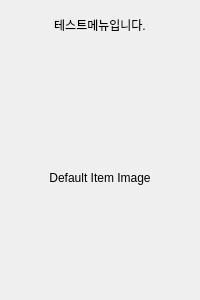
<?xml version="1.0" encoding="UTF-8"?>
<ui version="4.0">
 <class>Form</class>
 <widget class="QWidget" name="Form">
  <property name="geometry">
   <rect>
    <x>0</x>
    <y>0</y>
    <width>200</width>
    <height>300</height>
   </rect>
  </property>
  <property name="sizePolicy">
   <sizepolicy hsizetype="Minimum" vsizetype="Preferred">
    <horstretch>0</horstretch>
    <verstretch>0</verstretch>
   </sizepolicy>
  </property>
  <property name="minimumSize">
   <size>
    <width>200</width>
    <height>300</height>
   </size>
  </property>
  <property name="maximumSize">
   <size>
    <width>200</width>
    <height>300</height>
   </size>
  </property>
  <property name="windowTitle">
   <string>Form</string>
  </property>
  <property name="autoFillBackground">
   <bool>false</bool>
  </property>
  <property name="styleSheet">
   <string notr="true"/>
  </property>
  <layout class="QGridLayout" name="gridLayout">
   <property name="leftMargin">
    <number>0</number>
   </property>
   <property name="topMargin">
    <number>0</number>
   </property>
   <property name="rightMargin">
    <number>0</number>
   </property>
   <property name="bottomMargin">
    <number>0</number>
   </property>
   <item row="1" column="0">
    <widget class="QLabel" name="menuImg">
     <property name="sizePolicy">
      <sizepolicy hsizetype="Minimum" vsizetype="MinimumExpanding">
       <horstretch>0</horstretch>
       <verstretch>0</verstretch>
      </sizepolicy>
     </property>
     <property name="text">
      <string>Default Item Image</string>
     </property>
     <property name="alignment">
      <set>Qt::AlignCenter</set>
     </property>
    </widget>
   </item>
   <item row="0" column="0">
    <widget class="QLabel" name="menuName">
     <property name="sizePolicy">
      <sizepolicy hsizetype="Minimum" vsizetype="Minimum">
       <horstretch>0</horstretch>
       <verstretch>0</verstretch>
      </sizepolicy>
     </property>
     <property name="minimumSize">
      <size>
       <width>0</width>
       <height>50</height>
      </size>
     </property>
     <property name="maximumSize">
      <size>
       <width>16777215</width>
       <height>50</height>
      </size>
     </property>
     <property name="text">
      <string>테스트메뉴입니다.</string>
     </property>
     <property name="alignment">
      <set>Qt::AlignCenter</set>
     </property>
    </widget>
   </item>
  </layout>
 </widget>
 <resources/>
 <connections/>
 <slots>
  <slot>addShoppingCart()</slot>
 </slots>
</ui>
